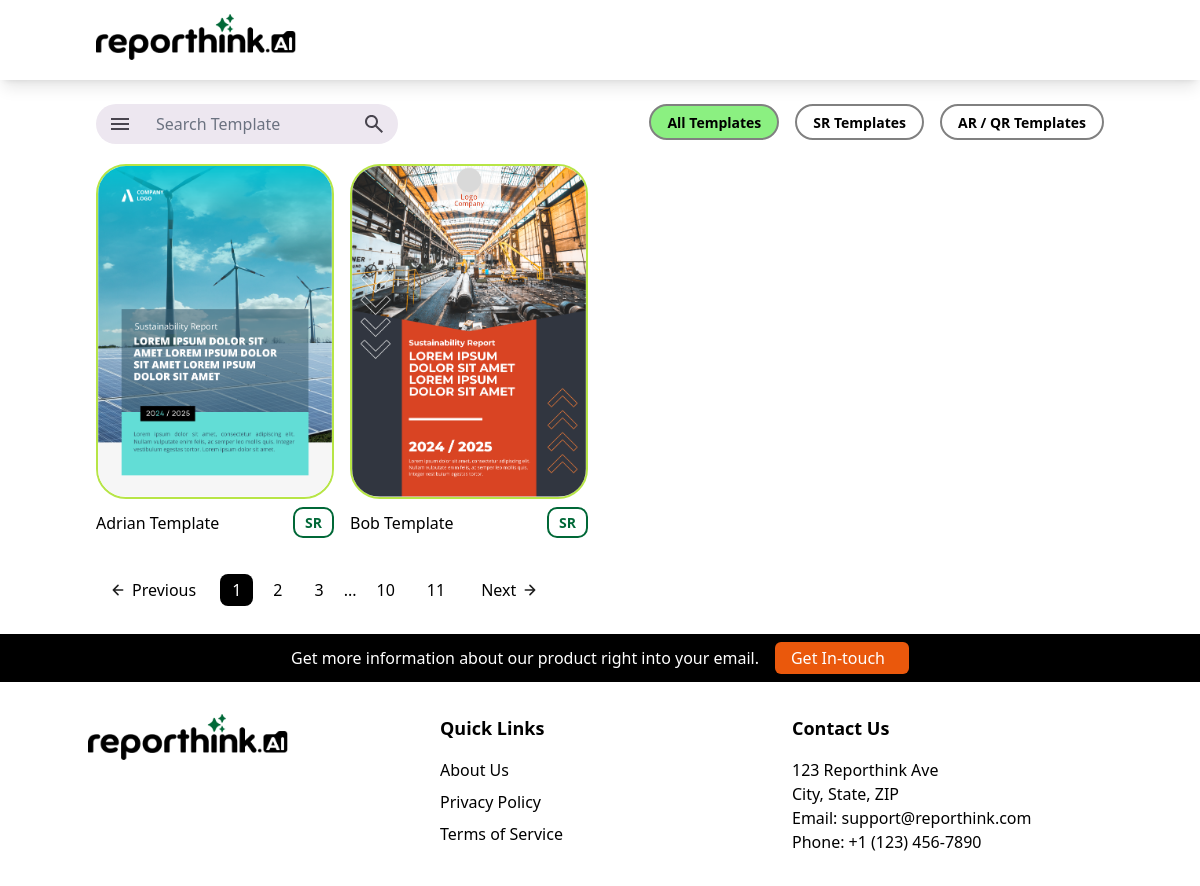
/, run on an earlier commit of the app's database.
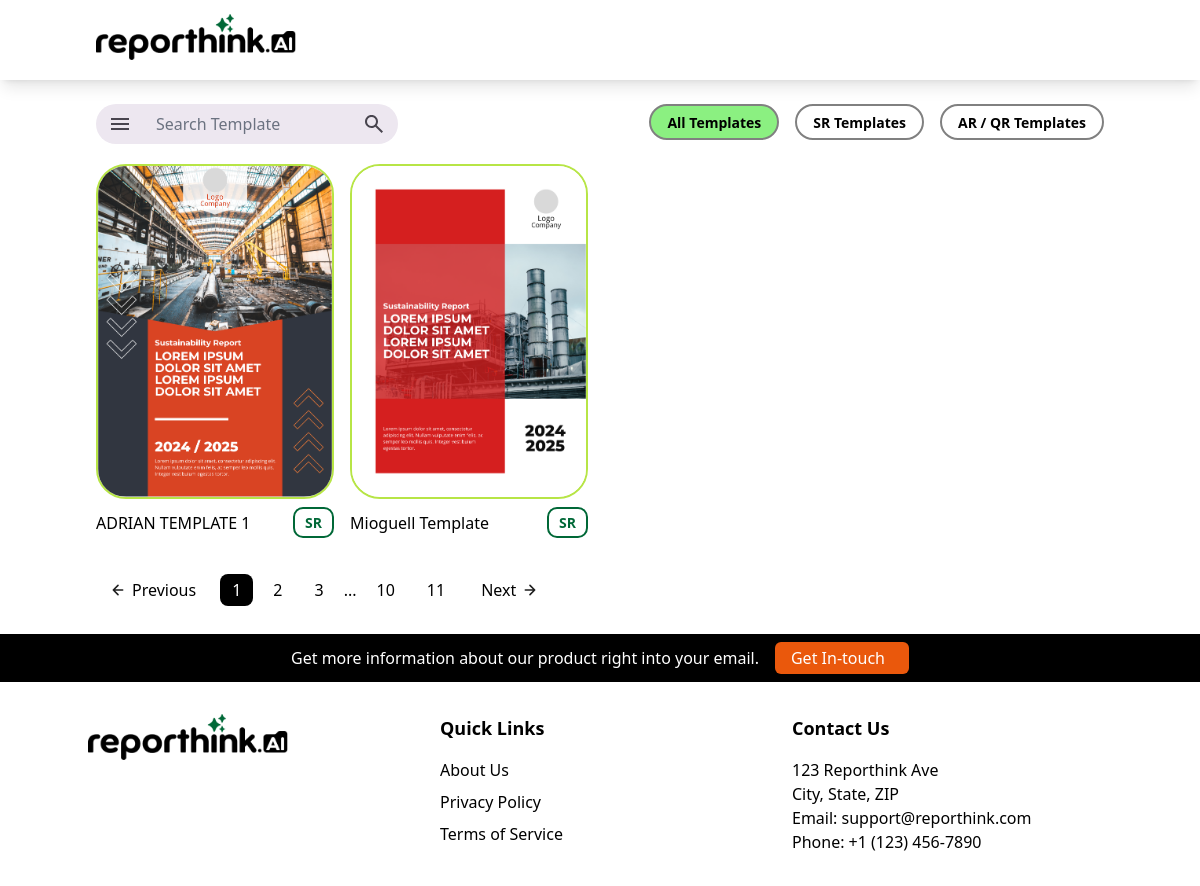
And on a later commit of the database.
### Template_Editor_App/models.py (models this page shows, shortened)
class Template(models.Model):
    name = models.CharField(max_length=255)
    cover_part = models.ForeignKey(
        'TemplatePart',
        on_delete=models.SET_NULL,
        null=True,
        blank=True,
        related_name='used_as_cover_for'
    )
    def __str__(self):
        return self.name

class TemplatePart(models.Model):
    template = models.ForeignKey(Template, on_delete=models.CASCADE, related_name='parts')
    name = models.CharField(max_length=255, blank=True)
    html_file = models.FileField(upload_to='templates_parts/html/')
    thumbnail = models.ImageField(upload_to='templates_parts/thumbnails/')

### Template_Editor_App/views.py (the view)
# urls.py: path("", views.index, name="index"),
def index(request):
    templates = Template.objects.all()
    print("Templates:", templates)  # Debugging
    return render(request, 'index.html', {'templates': templates})

### Template_Editor_App/templates/index.html (shortened to what this page needs)
{% extends 'base.html' %} {% block content %}
<body>
  <div class="bg-top bg-no-repeat bg-cover min-h-[50vh]">
    <div class="flex flex-col px-6 my-6 md:px-24">
      <div class="w-full flex md:flex-row flex-col">
        <div
          class="md:w-[30%] w-[100%] h-10 bg-[#EDE7F0] rounded-[28px] flex items-center"
        >
          <button>
          </button>
          <textarea
            class="w-full focus:outline-none border-none bg-transparent resize-none"
            placeholder="Search Template"
            rows="1"
          ></textarea>
          <button>
          </button>
        </div>
        <div
          class="hidden md:flex flex-col md:flex-row md:space-x-4 space-y-2 md:space-y-0 mb-5 md:mb-0 ml-auto"
        >
          <button
            id="button1"
            class=" filter-btn button bg-white border-2 border-[#808080] rounded-[20px] text-black text-[14px] font-bold px-4 py-0 md:py-0 transition-colors duration-100 md:h-[36px]"
            style="background-color: rgb(139, 240, 129)"
          >
            All Templates
          </button>
          <button
            id="button2"
            class=" filter-btn button bg-white border-2 border-[#808080] rounded-[20px] text-black text-[14px] font-bold px-4 py-0 md:py-0 transition-colors duration-100 md:h-[36px]"
            data="sustainability-report"
          >
            SR Templates
          </button>
          <button
            id="button3"
            class="filter-btn button bg-white border-2 border-[#808080] rounded-[20px] text-black text-[14px] font-bold px-4 py-0 md:py-0 transition-colors duration-100 md:h-[36px]"
            data="annual-report"
          >
            AR / QR Templates
          </button>
        </div>
      </div>
      <div
        class="grid grid-cols-2 md:grid-cols-4 gap-4 mt-5 max-h-[80vh] overflow-y-auto pr-2"
      >
        {% for template in templates %} {% if template.cover_part %}
        <div
          class="flex flex-col w-full md:max-w-[341px] aspect-[341/529] transition-transform duration-200 ease-in-out hover:scale-[98%]"
        >
          <a href="{% url 'choose_template' %}?selected_id={{ template.id }}">
            <div class="font-bold w-full h-full">
              <img
                src="{{ template.cover_part.thumbnail.url }}"
                alt="Thumbnail for {{ template.name }}"
                class="h-full w-full object-cover rounded-[30px] border-[#B7E546] border-2"
              />
            </div>
          </a>
          <div class="flex w-full items-center mt-2 text-[16px] text-black">
            {{ template.name }}
            <div
              class="flex ml-auto border-2 rounded-[10px] border-[#006837] text-[#006837] justify-center items-center py-[3px] px-[10px] text-[14px] font-bold"
            >
              SR
            </div>
          </div>
        </div>
        {% endif %} {% endfor %}
      </div>
      <div class="flex items-center space-x-2 md:mt-8 mt-10">
        <button
          class="px-4 py-2 rounded-[8px] text-black hover:bg-gray-400 flex justify-center items-center"
        >
          <svg
            class="mr-2"
            width="12"
            height="12"
            viewBox="0 0 12 12"
            fill="none"
            xmlns="http://www.w3.org/2000/svg"
          >
            <path
              d="M10.6663 5.99967H1.33301M1.33301 5.99967L5.99967 10.6663M1.33301 5.99967L5.99967 1.33301"
              stroke="#1E1E1E"
              stroke-width="1.6"
              stroke-linecap="round"
              stroke-linejoin="round"
            />
          </svg>
          Previous
        </button>
        <div class="flex items-center space-x-2">
          <button class="px-3 py-1 rounded-[8px] bg-black text-white page-btn">
            1
          </button>
          <button
            class="px-3 py-1 rounded-[8px] text-black hover:bg-gray-400 page-btn"
          >
            2
          </button>
          <button
            class="px-3 py-1 rounded-[8px] text-black hover:bg-gray-400 page-btn"
          >
            3
          </button>
          <span class="text-black hidden md:flex">...</span>
          <button
            class="px-3 py-1 rounded-[8px] text-black hover:bg-gray-400 page-btn hidden md:flex"
          >
            10
          </button>
          <button
            class="px-3 py-1 rounded-[8px] text-black hover:bg-gray-400 page-btn hidden md:flex"
          >
            11
          </button>
        </div>
        <button
          class="px-4 py-2 rounded-[8px] text-black hover:bg-gray-400 flex justify-center items-center"
        >
          Next
          <svg
            class="ml-2"
            width="12"
            height="12"
            viewBox="0 0 12 12"
            fill="none"
            xmlns="http://www.w3.org/2000/svg"
          >
            <path
              d="M1.33301 5.99967H10.6663M10.6663 5.99967L5.99967 1.33301M10.6663 5.99967L5.99967 10.6663"
              stroke="#1E1E1E"
              stroke-width="1.6"
              stroke-linecap="round"
              stroke-linejoin="round"
            />
          </svg>
        </button>
      </div>
    </div>
  </div>
</body>
{% endblock %}

### theme/templates/base.html (shortened to what this page needs)
{% load static tailwind_tags %}
<!DOCTYPE html>
<html lang="en">
  <head>
    {% tailwind_css %}
  </head>
  <body>
    <header
      class="page-header sticky transition-all origin-top duration-300 ease-in-out h-[80px] bg-white shadow-lg flex flex-wrap md:flex-nowrap items-center z-40"
    >
      <div class="px-4 md:px-24 2xl:px-24 w-full">
        <a href="{% url 'index' %}" class="inline-block" title="">
          <img
            src="{% static 'images/reporthink_logo.png' %}"
            alt="Reporthink Logo"
            class="h-[46px] w-[200px]"
          />
        </a>
      </div>
    </header>
    {% block content %} {% endblock %}
    <div
      class="sticky py-2 w-full z-[20] bottom-0 bg-formbox text-white text-center bg-black flex items-center justify-center"
    >
      <div class="hidden md:block lg:block">
        Get more information about our product right into your email.
      </div>
      <a
        class="inline-flex items-center space-x-2 bg-orange-600 rounded-md py-1 px-4 text-white ml-4"
      >
        <span>Get In-touch</span>
      </a>
    </div>
    <footer class="bg-white text-black py-8 md:mx-10">
      <div
        class="container mx-auto grid gap-8 md:grid-cols-3 text-center md:text-left"
      >
        <div>
          <img
            src="{% static 'images/reporthink_logo.png' %}"
            alt="Reporthink Logo"
            class="h-[46px] w-[200px] mx-auto md:mx-0"
          />
        </div>
        <div>
          <h4 class="text-lg font-semibold mb-4">Quick Links</h4>
          <ul class="space-y-2">
            <li><a href="#" class="hover:underline">About Us</a></li>
            <li><a href="#" class="hover:underline">Privacy Policy</a></li>
            <li><a href="#" class="hover:underline">Terms of Service</a></li>
          </ul>
        </div>
        <div>
          <h4 class="text-lg font-semibold mb-4">Contact Us</h4>
          <p>123 Reporthink Ave</p>
          <p>City, State, ZIP</p>
          <p>
            Email:
            <a href="mailto:support@reporthink.com" class="hover:underline"
              >support@reporthink.com</a
            >
          </p>
          <p>Phone: +1 (123) 456-7890</p>
        </div>
      </div>
    </footer>
  </body>
</html>

What changed in the data, as far as the page shows it:
removed Template: cover_part.thumbnail (picture), name "Adrian Template"
removed Template: cover_part.thumbnail (picture), name "Bob Template"
added Template: cover_part.thumbnail (picture), name "ADRIAN TEMPLATE 1"
added Template: cover_part.thumbnail (picture), name "Mioguell Template"
